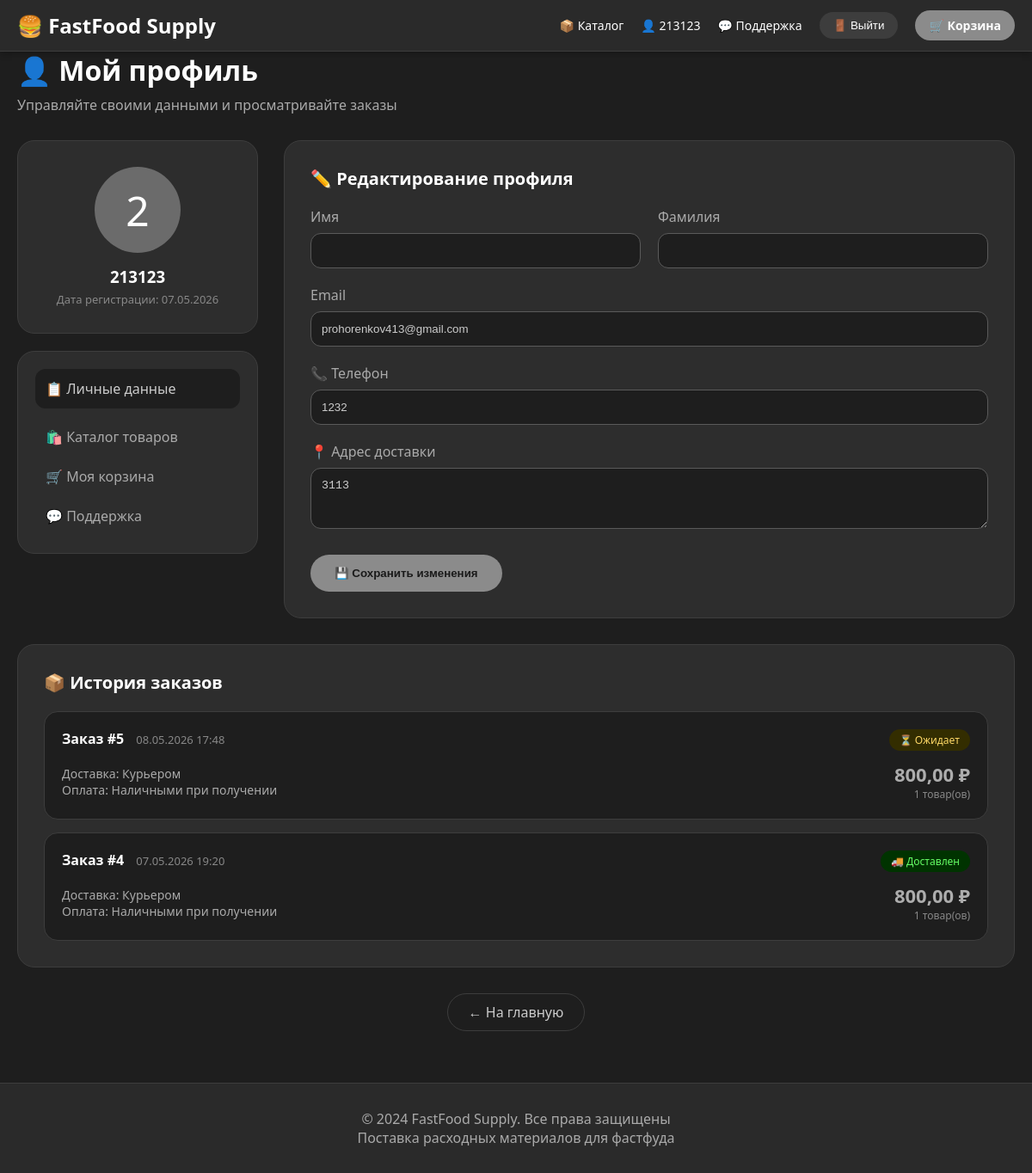
Screenshot of /profile/ (signed in) with the database file from the repository.
### shop/models.py (models this page shows, shortened)
class CustomerProfile(models.Model):
    user = models.OneToOneField(User, on_delete=models.CASCADE, related_name='profile')
    phone = models.CharField(max_length=20, blank=True, verbose_name='Телефон')
    address = models.TextField(blank=True, verbose_name='Адрес доставки')
    class Meta:
        verbose_name = 'Профиль'
        verbose_name_plural = 'Профили'

class Order(models.Model):
    STATUS_CHOICES = [
        ('pending', 'Ожидает'),
        ('confirmed', 'Подтверждён'),
        ('shipped', 'Доставлен'),
        ('cancelled', 'Отменён'),
    ]
    user = models.ForeignKey(User, on_delete=models.CASCADE, related_name='orders')
    created_at = models.DateTimeField(auto_now_add=True)
    updated_at = models.DateTimeField(auto_now=True)
    status = models.CharField(max_length=20, choices=STATUS_CHOICES, default='pending')
    delivery_method = models.CharField(max_length=50, blank=True, verbose_name='Способ доставки')
    payment_method = models.CharField(max_length=50, blank=True, verbose_name='Способ оплаты')
    total_price = models.DecimalField(max_digits=10, decimal_places=2, default=0)
    class Meta:
        verbose_name = 'Заказ'
        verbose_name_plural = 'Заказы'

### shop/views.py (the view)
# urls.py: path('profile/', views.profile, name='profile'),
@login_required
def profile(request):
    if request.method == 'POST':
        form = ProfileForm(request.POST, instance=request.user.profile, user=request.user)
        if form.is_valid():
            form.save(request.user)
            messages.success(request, 'Профиль успешно обновлён!')
            return redirect('profile')
    else:
        form = ProfileForm(instance=request.user.profile, user=request.user)
    orders = Order.objects.filter(user=request.user).order_by('-created_at')
    return render(request, 'shop/profile.html', {'form': form, 'orders': orders})

### shop/forms.py (shortened to what this page needs)
class ProfileForm(forms.ModelForm):
    first_name = forms.CharField(max_length=150, required=False)
    last_name = forms.CharField(max_length=150, required=False)
    email = forms.EmailField(required=True)
    class Meta:
        model = CustomerProfile
        fields = ['phone', 'address']
    def __init__(self, *args, **kwargs):
        user = kwargs.pop('user', None)
        super().__init__(*args, **kwargs)
        if user:
            self.fields['first_name'].initial = user.first_name
            self.fields['last_name'].initial = user.last_name
            self.fields['email'].initial = user.email

### shop/context_processors.py (called while the page is built)
def cart_count(request):
    cart = request.session.get('cart', {})
    count = sum(item.get('quantity', 0) for item in cart.values())
    return {'cart_count': count}

### shop/templates/shop/profile.html (shortened to what this page needs)
{% extends 'shop/base.html' %}
{% block content %}
<div style="max-width: 1200px; margin: 0 auto;">
    <div style="margin-bottom: 30px;">
        <h1 style="font-size: 32px; margin-bottom: 8px; color: white;">👤 Мой профиль</h1>
        <p style="color: #aaaaaa;">Управляйте своими данными и просматривайте заказы</p>
    </div>
    <div style="display: grid; grid-template-columns: 280px 1fr; gap: 30px;">
        <div>
            <div style="background: #2d2d2d; border-radius: 20px; padding: 30px 20px; text-align: center; margin-bottom: 20px; border: 1px solid #3d3d3d;">
                <div style="width: 100px; height: 100px; background: #6b6b6b; border-radius: 50%; display: flex; align-items: center; justify-content: center; margin: 0 auto 15px;">
                    <span style="font-size: 48px; color: white;">{{ user.username|slice:":1"|upper }}</span>
                </div>
                <h3 style="margin-bottom: 5px; color: white;">{{ user.username }}</h3>
                <p style="color: #888888; font-size: 13px;">Дата регистрации: {{ user.date_joined|date:"d.m.Y" }}</p>
            </div>
            <div style="background: #2d2d2d; border-radius: 20px; padding: 20px; border: 1px solid #3d3d3d;">
                <div style="padding: 12px; background: #1e1e1e; border-radius: 12px; color: #cccccc; font-weight: 500; margin-bottom: 10px;">
                    📋 Личные данные
                </div>
                <a href="/catalog/" style="display: block; padding: 12px; color: #aaaaaa; text-decoration: none; border-radius: 12px; transition: background 0.2s;">
                    🛍️ Каталог товаров
                </a>
                <a href="/cart/" style="display: block; padding: 12px; color: #aaaaaa; text-decoration: none; border-radius: 12px; transition: background 0.2s;">
                    🛒 Моя корзина
                </a>
                <a href="/support/" style="display: block; padding: 12px; color: #aaaaaa; text-decoration: none; border-radius: 12px; transition: background 0.2s;">
                    💬 Поддержка
                </a>
            </div>
        </div>
        <div style="background: #2d2d2d; border-radius: 20px; padding: 30px; border: 1px solid #3d3d3d;">
            <h2 style="font-size: 20px; margin-bottom: 20px; color: white;">✏️ Редактирование профиля</h2>
            <form method="post">
                <div style="display: grid; grid-template-columns: 1fr 1fr; gap: 20px; margin-bottom: 20px;">
                    <div>
                        <label style="display: block; margin-bottom: 8px; font-weight: 500; color: #aaaaaa;">Имя</label>
                        <input type="text" name="first_name" value="{{ user.first_name }}"
                               style="width: 100%; padding: 12px; border: 1px solid #5a5a5a; border-radius: 12px; background: #1e1e1e; color: #cccccc;">
                    </div>
                    <div>
                        <label style="display: block; margin-bottom: 8px; font-weight: 500; color: #aaaaaa;">Фамилия</label>
                        <input type="text" name="last_name" value="{{ user.last_name }}"
                               style="width: 100%; padding: 12px; border: 1px solid #5a5a5a; border-radius: 12px; background: #1e1e1e; color: #cccccc;">
                    </div>
                </div>
                <div style="margin-bottom: 20px;">
                    <label style="display: block; margin-bottom: 8px; font-weight: 500; color: #aaaaaa;">Email</label>
                    <input type="email" name="email" value="{{ user.email }}"
                           style="width: 100%; padding: 12px; border: 1px solid #5a5a5a; border-radius: 12px; background: #1e1e1e; color: #cccccc;">
                </div>
                <div style="margin-bottom: 20px;">
                    <label style="display: block; margin-bottom: 8px; font-weight: 500; color: #aaaaaa;">📞 Телефон</label>
                    <input type="text" name="phone" value="{{ form.phone.value|default:'' }}"
                           style="width: 100%; padding: 12px; border: 1px solid #5a5a5a; border-radius: 12px; background: #1e1e1e; color: #cccccc;">
                </div>
                <div style="margin-bottom: 25px;">
                    <label style="display: block; margin-bottom: 8px; font-weight: 500; color: #aaaaaa;">📍 Адрес доставки</label>
                    <textarea name="address" rows="3"
                              style="width: 100%; padding: 12px; border: 1px solid #5a5a5a; border-radius: 12px; background: #1e1e1e; color: #cccccc;">{{ form.address.value|default:'' }}</textarea>
                </div>
                <button type="submit" style="background: #8b8b8b; color: #1a1a1a; font-weight: 700; border: none; padding: 14px 28px; border-radius: 40px; cursor: pointer;">
                    💾 Сохранить изменения
                </button>
            </form>
        </div>
    </div>
    <div style="background: #2d2d2d; border-radius: 20px; padding: 30px; margin-top: 30px; border: 1px solid #3d3d3d;">
        <h2 style="font-size: 20px; margin-bottom: 20px; color: white;">📦 История заказов</h2>
        {% if orders %}
            <div style="display: flex; flex-direction: column; gap: 15px;">
                {% for order in orders %}
                <div style="border: 1px solid #3d3d3d; border-radius: 16px; padding: 20px; background: #1e1e1e;">
                    <div style="display: flex; justify-content: space-between; align-items: center; margin-bottom: 15px;">
                        <div>
                            <span style="font-weight: 700; font-size: 16px; color: white;">Заказ #{{ order.id }}</span>
                            <span style="color: #888888; font-size: 13px; margin-left: 10px;">{{ order.created_at|date:"d.m.Y H:i" }}</span>
                        </div>
                        <div>
                            {% if order.status == 'pending' %}
                                <span style="background: #332d00; color: #ffd966; padding: 4px 12px; border-radius: 20px; font-size: 12px;">⏳ Ожидает</span>
                            {% elif order.status == 'confirmed' %}
                                <span style="background: #002233; color: #66b3ff; padding: 4px 12px; border-radius: 20px; font-size: 12px;">✅ Подтверждён</span>
                            {% elif order.status == 'shipped' %}
                                <span style="background: #003300; color: #66ff66; padding: 4px 12px; border-radius: 20px; font-size: 12px;">🚚 Доставлен</span>
                            {% else %}
                                <span style="background: #330000; color: #ff6666; padding: 4px 12px; border-radius: 20px; font-size: 12px;">❌ Отменён</span>
                            {% endif %}
                        </div>
                    </div>
                    <div style="display: flex; justify-content: space-between; align-items: center;">
                        <div>
                            <div style="color: #aaaaaa; font-size: 14px;">Доставка: {{ order.delivery_method|default:"Не указан" }}</div>
                            <div style="color: #aaaaaa; font-size: 14px;">Оплата: {{ order.payment_method|default:"Не указан" }}</div>
                        </div>
                        <div style="text-align: right;">
                            <div style="font-size: 22px; font-weight: 700; color: #adadad;">{{ order.total_price }} ₽</div>
                            <div style="font-size: 12px; color: #888888;">{{ order.items.count }} товар(ов)</div>
                        </div>
                    </div>
                </div>
                {% endfor %}
            </div>
        {% endif %}
    </div>
    <div style="margin-top: 30px; text-align: center;">
        <a href="/" style="display: inline-block; padding: 10px 24px; background: #1e1e1e; color: #cccccc; text-decoration: none; border-radius: 40px; border: 1px solid #3d3d3d;">← На главную</a>
    </div>
</div>
{% endblock %}

### shop/templates/shop/base.html (shortened to what this page needs)
{% load static %}
<!DOCTYPE html>
<html lang="ru">
<head>
</head>
<body>
    <header>
        <div class="container header-inner">
            <div class="logo"><a href="/">🍔 FastFood Supply</a></div>
            <nav>
                <a href="/catalog/">📦 Каталог</a>
                {% if user.is_authenticated %}
                    <a href="/profile/">👤 {{ user.username }}</a>
                    <a href="/support/">💬 Поддержка</a>
                    <form method="post" action="/logout/" style="display: inline; margin: 0;">
                        <button type="submit">🚪 Выйти</button>
                    </form>
                {% else %}
                    <a href="/register/">📝 Регистрация</a>
                    <a href="/login/">🔐 Вход</a>
                {% endif %}
                <a href="/cart/">🛒 Корзина</a>
            </nav>
        </div>
    </header>
    <div class="container">
        {% block content %}{% endblock %}
    </div>
    <footer>
        <p>© 2024 FastFood Supply. Все права защищены</p>
        <p>Поставка расходных материалов для фастфуда</p>
    </footer>
</body>
</html>

### shop/templates/shop/base.html (style rules this page uses)
:root { --primary-color: #8b8b8b; --primary-dark: #6b6b6b; --primary-light: #adadad; --header-bg: #2a2a2a; --bg-dark: #1e1e1e; --card-bg: #2d2d2d; --text-light: #ffffff; --text-gray: #aaaaaa; --border-color: #3d3d3d; }
* { margin: 0; padding: 0; box-sizing: border-box; }
body { font-family: 'Segoe UI', Roboto, Arial, sans-serif; background: var(--bg-dark); color: var(--text-light); }
.container { max-width: 1300px; margin: 0 auto; padding: 0 20px; }
header { background: var(--header-bg); color: var(--text-light); padding: 12px 0; box-shadow: 0 2px 8px rgba(0,0,0,0.3); position: sticky; top: 0; z-index: 100; border-bottom: 1px solid var(--border-color); }
.header-inner { display: flex; justify-content: space-between; align-items: center; flex-wrap: wrap; gap: 15px; }
.logo { font-size: 24px; font-weight: 700; }
.logo a { color: var(--text-light); text-decoration: none; transition: color 0.2s; }
nav { display: flex; gap: 20px; align-items: center; flex-wrap: wrap; }
nav a { color: var(--text-light); text-decoration: none; font-size: 14px; transition: color 0.2s; }
nav a:last-child { background: var(--primary-color); color: white; padding: 8px 16px; border-radius: 30px; font-weight: 600; }
nav form button { background: #3d3d3d !important; color: white !important; border: none !important; padding: 8px 16px !important; border-radius: 30px !important; cursor: pointer !important; font-weight: 500 !important; }
button, .btn { background: var(--primary-color); color: #1a1a1a; border: none; padding: 10px 20px; border-radius: 30px; cursor: pointer; font-weight: 700; }
footer { background: var(--header-bg); color: var(--text-gray); text-align: center; padding: 30px; margin-top: 60px; border-top: 1px solid var(--border-color); }

### rows the page displays
CustomerProfile: phone "1232", address "3113"
Order: id "5", created_at "08.05.2026 17:48", status "⏳ Ожидает", delivery_method "Курьером", payment_method "Наличными при получении", total_price "800,00", items.count "1"
Order: id "4", created_at "07.05.2026 19:20", status "🚚 Доставлен", delivery_method "Курьером", payment_method "Наличными при получении", total_price "800,00", items.count "1"

### other values shown
{{ user.username }} "213123"
{{ user.username|slice:":1"|upper }} "2"
{{ user.date_joined|date:"d.m.Y" }} "07.05.2026"
